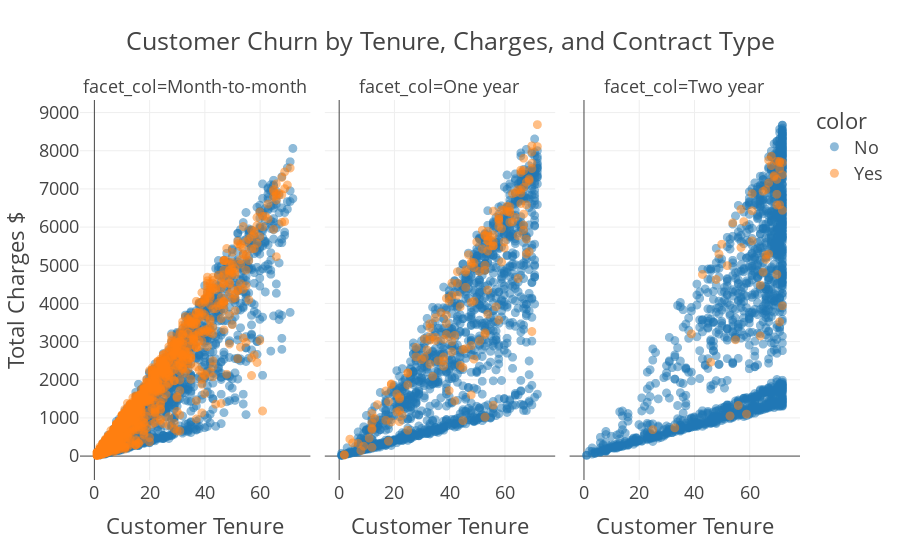

Notebook source saved alongside this figure:
### Markdown cell above
Customer account information insight: The tenure histogram is rightly skewed and shows that most customers have been with the telecom company for just the first few months (0-9 months). The highest rate of churn is also in the first few months (0-9months). 75% of customers who end up leaving the Telco company do so within their first 30 months. The monthly charge histogram shows that clients with higher monthly charges have a higher churn rate. This suggests that discounts and promotions can be an enticing reason for customers to stay.

### Code cell
import plotly.express as px

fig = px.scatter(x=df3_Master['tenure'], y=df3_Master['TotalCharges'], 
                 color = df3_Master['Churn'], template = 'presentation', 
                 opacity = 0.5, facet_col = df3_Master['Contract'], 
                 title = 'Customer Churn by Tenure, Charges, and Contract Type',
                 labels = {'x' : 'Customer Tenure', 'y' : 'Total Charges $'})
                
fig.show()

### Figure 1 — Plotly figure (JSON) as saved in the notebook; plotly's stock layout.template omitted (floating-point values rounded to 4 significant figures; data arrays with more than 128 entries replaced by an {"elided": "..."} marker saying what was removed)
{"data": [{"hovertemplate": "color=No<br>facet_col=Month-to-month<br>Customer Tenure=%{x}<br>Total Charges $=%{y}<extra></extra>", "legendgroup": "No", "marker": {"color": "#1F77B4", "opacity": 0.5, "symbol": "circle"}, "mode": "markers", "name": "No", "showlegend": true, "type": "scattergl", "x": {"elided": "2220 int values"}, "xaxis": "x", "y": {"elided": "2220 float values"}, "yaxis": "y"}, {"hovertemplate": "color=No<br>facet_col=One year<br>Customer Tenure=%{x}<br>Total Charges $=%{y}<extra></extra>", "legendgroup": "No", "marker": {"color": "#1F77B4", "opacity": 0.5, "symbol": "circle"}, "mode": "markers", "name": "No", "showlegend": false, "type": "scattergl", "x": {"elided": "1306 int values"}, "xaxis": "x2", "y": {"elided": "1306 float values"}, "yaxis": "y2"}, {"hovertemplate": "color=No<br>facet_col=Two year<br>Customer Tenure=%{x}<br>Total Charges $=%{y}<extra></extra>", "legendgroup": "No", "marker": {"color": "#1F77B4", "opacity": 0.5, "symbol": "circle"}, "mode": "markers", "name": "No", "showlegend": false, "type": "scattergl", "x": {"elided": "1636 int values"}, "xaxis": "x3", "y": {"elided": "1636 float values"}, "yaxis": "y3"}, {"hovertemplate": "color=Yes<br>facet_col=Month-to-month<br>Customer Tenure=%{x}<br>Total Charges $=%{y}<extra></extra>", "legendgroup": "Yes", "marker": {"color": "#FF7F0E", "opacity": 0.5, "symbol": "circle"}, "mode": "markers", "name": "Yes", "showlegend": true, "type": "scattergl", "x": {"elided": "1655 int values"}, "xaxis": "x", "y": {"elided": "1655 float values"}, "yaxis": "y"}, {"hovertemplate": "color=Yes<br>facet_col=One year<br>Customer Tenure=%{x}<br>Total Charges $=%{y}<extra></extra>", "legendgroup": "Yes", "marker": {"color": "#FF7F0E", "opacity": 0.5, "symbol": "circle"}, "mode": "markers", "name": "Yes", "showlegend": false, "type": "scattergl", "x": {"elided": "166 int values"}, "xaxis": "x2", "y": {"elided": "166 float values"}, "yaxis": "y2"}, {"hovertemplate": "color=Yes<br>facet_col=Two year<br>Customer Tenure=%{x}<br>Total Charges $=%{y}<extra></extra>", "legendgroup": "Yes", "marker": {"color": "#FF7F0E", "opacity": 0.5, "symbol": "circle"}, "mode": "markers", "name": "Yes", "showlegend": false, "type": "scattergl", "x": [68, 59, 43, 70, 71, 65, 57, 69, 57, 50, 71, 72, 72, 67, 66, 54, 61, 58, 25, 71, 56, 55, 72, 39, 67, 65, 66, 53, 66, 52, 49, 70, 61, 70, 68, 46, 33, 70, 67, 71, 71, 69, 72, 48, 64, 61, 64, 70], "xaxis": "x3", "y": [7612.0, 1100.0, 4760.0, 7250.0, 7532.0, 6938.0, 5465.0, 7318.0, 6465, 5551.0, 7691.0, 7373.0, 7690.0, 7156.0, 5155.0, 6110.0, 5638.0, 6145.0, 692.1, 3515.0, 1327.0, 3046.0, 6440.0, 3202.0, 5293.0, 4820.0, 5265.0, 1052.0, 6981.0, 4990.0, 5293.0, 4760.0, 6428.0, 6579.0, 7856, 2460.0, 740.3, 7724.0, 7752.0, 6585.0, 7724.0, 7349.0, 3937.0, 4628.0, 4481, 6876.0, 3148.0, 6860.0], "yaxis": "y3"}], "layout": {"annotations": [{"font": {}, "showarrow": false, "text": "facet_col=Month-to-month", "x": 0.16, "xanchor": "center", "xref": "paper", "y": 1, "yanchor": "bottom", "yref": "paper"}, {"font": {}, "showarrow": false, "text": "facet_col=One year", "x": 0.5, "xanchor": "center", "xref": "paper", "y": 1, "yanchor": "bottom", "yref": "paper"}, {"font": {}, "showarrow": false, "text": "facet_col=Two year", "x": 0.84, "xanchor": "center", "xref": "paper", "y": 1, "yanchor": "bottom", "yref": "paper"}], "legend": {"title": {"text": "color"}, "tracegroupgap": 0}, "title": {"text": "Customer Churn by Tenure, Charges, and Contract Type"}, "xaxis": {"anchor": "y", "domain": [0, 0.32], "title": {"text": "Customer Tenure"}}, "xaxis2": {"anchor": "y2", "domain": [0.34, 0.66], "matches": "x", "title": {"text": "Customer Tenure"}}, "xaxis3": {"anchor": "y3", "domain": [0.68, 1.0], "matches": "x", "title": {"text": "Customer Tenure"}}, "yaxis": {"anchor": "x", "domain": [0, 1], "title": {"text": "Total Charges $"}}, "yaxis2": {"anchor": "x2", "domain": [0, 1], "matches": "y", "showticklabels": false}, "yaxis3": {"anchor": "x3", "domain": [0, 1], "matches": "y", "showticklabels": false}}}
